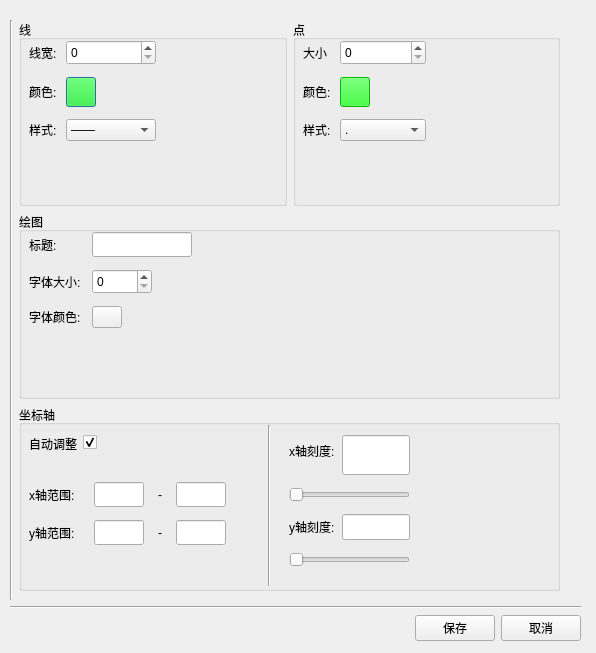
<?xml version="1.0" encoding="UTF-8"?>
<ui version="4.0">
 <class>Dialog</class>
 <widget class="QDialog" name="Dialog">
  <property name="geometry">
   <rect>
    <x>0</x>
    <y>0</y>
    <width>596</width>
    <height>653</height>
   </rect>
  </property>
  <property name="sizePolicy">
   <sizepolicy hsizetype="Fixed" vsizetype="Fixed">
    <horstretch>0</horstretch>
    <verstretch>0</verstretch>
   </sizepolicy>
  </property>
  <property name="windowTitle">
   <string>Dialog</string>
  </property>
  <widget class="QWidget" name="verticalLayoutWidget">
   <property name="geometry">
    <rect>
     <x>10</x>
     <y>20</y>
     <width>571</width>
     <height>621</height>
    </rect>
   </property>
   <layout class="QVBoxLayout" name="verticalLayout">
    <item>
     <layout class="QHBoxLayout" name="horizontalLayout">
      <item>
       <widget class="Line" name="line">
        <property name="orientation">
         <enum>Qt::Vertical</enum>
        </property>
       </widget>
      </item>
      <item>
       <widget class="QStackedWidget" name="stackedWidget">
        <property name="sizePolicy">
         <sizepolicy hsizetype="Expanding" vsizetype="Preferred">
          <horstretch>0</horstretch>
          <verstretch>0</verstretch>
         </sizepolicy>
        </property>
        <property name="maximumSize">
         <size>
          <width>1000</width>
          <height>16777215</height>
         </size>
        </property>
        <property name="currentIndex">
         <number>0</number>
        </property>
        <widget class="QWidget" name="page_5">
         <widget class="QWidget" name="verticalLayoutWidget_2">
          <property name="geometry">
           <rect>
            <x>0</x>
            <y>0</y>
            <width>541</width>
            <height>571</height>
           </rect>
          </property>
          <layout class="QVBoxLayout" name="verticalLayout_3">
           <item>
            <layout class="QHBoxLayout" name="horizontalLayout_4">
             <item>
              <widget class="QGroupBox" name="groupBox_3">
               <property name="title">
                <string>线</string>
               </property>
               <widget class="QWidget" name="formLayoutWidget">
                <property name="geometry">
                 <rect>
                  <x>10</x>
                  <y>20</y>
                  <width>127</width>
                  <height>131</height>
                 </rect>
                </property>
                <layout class="QFormLayout" name="formLayout">
                 <property name="verticalSpacing">
                  <number>12</number>
                 </property>
                 <item row="1" column="0">
                  <widget class="QLabel" name="label_5">
                   <property name="minimumSize">
                    <size>
                     <width>0</width>
                     <height>25</height>
                    </size>
                   </property>
                   <property name="text">
                    <string>线宽:</string>
                   </property>
                  </widget>
                 </item>
                 <item row="1" column="1">
                  <widget class="QSpinBox" name="spinBox_3">
                   <property name="sizePolicy">
                    <sizepolicy hsizetype="Minimum" vsizetype="Fixed">
                     <horstretch>0</horstretch>
                     <verstretch>0</verstretch>
                    </sizepolicy>
                   </property>
                   <property name="minimumSize">
                    <size>
                     <width>0</width>
                     <height>25</height>
                    </size>
                   </property>
                  </widget>
                 </item>
                 <item row="2" column="0">
                  <widget class="QLabel" name="label_4">
                   <property name="text">
                    <string>颜色: </string>
                   </property>
                  </widget>
                 </item>
                 <item row="3" column="0">
                  <widget class="QLabel" name="label_6">
                   <property name="text">
                    <string>样式:</string>
                   </property>
                  </widget>
                 </item>
                 <item row="3" column="1">
                  <widget class="QComboBox" name="comboBox">
                   <item>
                    <property name="text">
                     <string>——</string>
                    </property>
                   </item>
                   <item>
                    <property name="text">
                     <string>......</string>
                    </property>
                   </item>
                   <item>
                    <property name="text">
                     <string>-.-.-.</string>
                    </property>
                   </item>
                   <item>
                    <property name="text">
                     <string>------</string>
                    </property>
                   </item>
                  </widget>
                 </item>
                 <item row="2" column="1">
                  <widget class="QPushButton" name="set_lineColor_btn">
                   <property name="minimumSize">
                    <size>
                     <width>30</width>
                     <height>30</height>
                    </size>
                   </property>
                   <property name="maximumSize">
                    <size>
                     <width>30</width>
                     <height>30</height>
                    </size>
                   </property>
                   <property name="styleSheet">
                    <string notr="true">background-color: rgba(0, 255, 0, 255);</string>
                   </property>
                   <property name="text">
                    <string/>
                   </property>
                  </widget>
                 </item>
                </layout>
               </widget>
              </widget>
             </item>
             <item>
              <widget class="QGroupBox" name="groupBox">
               <property name="title">
                <string>点</string>
               </property>
               <widget class="QWidget" name="formLayoutWidget_3">
                <property name="geometry">
                 <rect>
                  <x>10</x>
                  <y>20</y>
                  <width>123</width>
                  <height>131</height>
                 </rect>
                </property>
                <layout class="QFormLayout" name="formLayout_3">
                 <property name="verticalSpacing">
                  <number>12</number>
                 </property>
                 <item row="1" column="0">
                  <widget class="QLabel" name="label_10">
                   <property name="minimumSize">
                    <size>
                     <width>0</width>
                     <height>25</height>
                    </size>
                   </property>
                   <property name="text">
                    <string>大小</string>
                   </property>
                  </widget>
                 </item>
                 <item row="1" column="1">
                  <widget class="QSpinBox" name="spinBox_4">
                   <property name="sizePolicy">
                    <sizepolicy hsizetype="Minimum" vsizetype="Fixed">
                     <horstretch>0</horstretch>
                     <verstretch>0</verstretch>
                    </sizepolicy>
                   </property>
                   <property name="minimumSize">
                    <size>
                     <width>0</width>
                     <height>25</height>
                    </size>
                   </property>
                  </widget>
                 </item>
                 <item row="2" column="0">
                  <widget class="QLabel" name="label_11">
                   <property name="text">
                    <string>颜色: </string>
                   </property>
                  </widget>
                 </item>
                 <item row="3" column="0">
                  <widget class="QLabel" name="label_12">
                   <property name="text">
                    <string>样式:</string>
                   </property>
                  </widget>
                 </item>
                 <item row="3" column="1">
                  <widget class="QComboBox" name="comboBox_3">
                   <item>
                    <property name="text">
                     <string>.</string>
                    </property>
                   </item>
                   <item>
                    <property name="text">
                     <string>,</string>
                    </property>
                   </item>
                   <item>
                    <property name="text">
                     <string>o</string>
                    </property>
                   </item>
                   <item>
                    <property name="text">
                     <string>^</string>
                    </property>
                   </item>
                   <item>
                    <property name="text">
                     <string>v</string>
                    </property>
                   </item>
                   <item>
                    <property name="text">
                     <string>s</string>
                    </property>
                   </item>
                   <item>
                    <property name="text">
                     <string>D</string>
                    </property>
                   </item>
                   <item>
                    <property name="text">
                     <string>h</string>
                    </property>
                   </item>
                  </widget>
                 </item>
                 <item row="2" column="1">
                  <widget class="QPushButton" name="set_pointColor_btn">
                   <property name="minimumSize">
                    <size>
                     <width>30</width>
                     <height>30</height>
                    </size>
                   </property>
                   <property name="maximumSize">
                    <size>
                     <width>30</width>
                     <height>30</height>
                    </size>
                   </property>
                   <property name="styleSheet">
                    <string notr="true">background-color: rgba(0, 255, 0, 255);</string>
                   </property>
                   <property name="text">
                    <string/>
                   </property>
                  </widget>
                 </item>
                </layout>
               </widget>
              </widget>
             </item>
            </layout>
           </item>
           <item>
            <widget class="QGroupBox" name="groupBox_2">
             <property name="title">
              <string>绘图</string>
             </property>
             <widget class="QWidget" name="formLayoutWidget_2">
              <property name="geometry">
               <rect>
                <x>10</x>
                <y>20</y>
                <width>201</width>
                <height>121</height>
               </rect>
              </property>
              <layout class="QFormLayout" name="formLayout_2">
               <property name="fieldGrowthPolicy">
                <enum>QFormLayout::ExpandingFieldsGrow</enum>
               </property>
               <property name="rowWrapPolicy">
                <enum>QFormLayout::DontWrapRows</enum>
               </property>
               <property name="labelAlignment">
                <set>Qt::AlignLeading|Qt::AlignLeft|Qt::AlignVCenter</set>
               </property>
               <property name="formAlignment">
                <set>Qt::AlignLeading|Qt::AlignLeft|Qt::AlignTop</set>
               </property>
               <property name="horizontalSpacing">
                <number>8</number>
               </property>
               <property name="verticalSpacing">
                <number>12</number>
               </property>
               <item row="1" column="0">
                <widget class="QLabel" name="label_7">
                 <property name="minimumSize">
                  <size>
                   <width>0</width>
                   <height>25</height>
                  </size>
                 </property>
                 <property name="text">
                  <string>标题:</string>
                 </property>
                </widget>
               </item>
               <item row="1" column="1">
                <widget class="QLineEdit" name="lineEdit">
                 <property name="minimumSize">
                  <size>
                   <width>60</width>
                   <height>25</height>
                  </size>
                 </property>
                 <property name="maximumSize">
                  <size>
                   <width>100</width>
                   <height>16777215</height>
                  </size>
                 </property>
                </widget>
               </item>
               <item row="2" column="0">
                <widget class="QLabel" name="label_14">
                 <property name="minimumSize">
                  <size>
                   <width>0</width>
                   <height>25</height>
                  </size>
                 </property>
                 <property name="text">
                  <string>字体大小:</string>
                 </property>
                </widget>
               </item>
               <item row="2" column="1">
                <widget class="QSpinBox" name="spinBox_5">
                 <property name="sizePolicy">
                  <sizepolicy hsizetype="Minimum" vsizetype="Fixed">
                   <horstretch>0</horstretch>
                   <verstretch>0</verstretch>
                  </sizepolicy>
                 </property>
                 <property name="minimumSize">
                  <size>
                   <width>60</width>
                   <height>25</height>
                  </size>
                 </property>
                 <property name="maximumSize">
                  <size>
                   <width>120</width>
                   <height>16777215</height>
                  </size>
                 </property>
                </widget>
               </item>
               <item row="3" column="0">
                <widget class="QLabel" name="label_15">
                 <property name="text">
                  <string>字体颜色: </string>
                 </property>
                </widget>
               </item>
               <item row="3" column="1">
                <widget class="QPushButton" name="pushButton_7">
                 <property name="maximumSize">
                  <size>
                   <width>30</width>
                   <height>30</height>
                  </size>
                 </property>
                 <property name="text">
                  <string/>
                 </property>
                 <property name="flat">
                  <bool>false</bool>
                 </property>
                </widget>
               </item>
              </layout>
             </widget>
            </widget>
           </item>
           <item>
            <layout class="QHBoxLayout" name="horizontalLayout_3">
             <item>
              <widget class="QGroupBox" name="groupBox_4">
               <property name="title">
                <string>坐标轴</string>
               </property>
               <widget class="QWidget" name="formLayoutWidget_5">
                <property name="geometry">
                 <rect>
                  <x>270</x>
                  <y>30</y>
                  <width>121</width>
                  <height>132</height>
                 </rect>
                </property>
                <layout class="QFormLayout" name="formLayout_5">
                 <property name="fieldGrowthPolicy">
                  <enum>QFormLayout::AllNonFixedFieldsGrow</enum>
                 </property>
                 <property name="rowWrapPolicy">
                  <enum>QFormLayout::DontWrapRows</enum>
                 </property>
                 <property name="horizontalSpacing">
                  <number>7</number>
                 </property>
                 <property name="verticalSpacing">
                  <number>12</number>
                 </property>
                 <item row="0" column="0">
                  <widget class="QLabel" name="Label_2">
                   <property name="sizePolicy">
                    <sizepolicy hsizetype="Expanding" vsizetype="Preferred">
                     <horstretch>0</horstretch>
                     <verstretch>0</verstretch>
                    </sizepolicy>
                   </property>
                   <property name="maximumSize">
                    <size>
                     <width>120</width>
                     <height>16777215</height>
                    </size>
                   </property>
                   <property name="text">
                    <string>x轴刻度:</string>
                   </property>
                  </widget>
                 </item>
                 <item row="0" column="1">
                  <widget class="QLineEdit" name="yLineEdit_2">
                   <property name="sizePolicy">
                    <sizepolicy hsizetype="Expanding" vsizetype="Expanding">
                     <horstretch>0</horstretch>
                     <verstretch>0</verstretch>
                    </sizepolicy>
                   </property>
                   <property name="minimumSize">
                    <size>
                     <width>40</width>
                     <height>25</height>
                    </size>
                   </property>
                   <property name="maximumSize">
                    <size>
                     <width>16777215</width>
                     <height>40</height>
                    </size>
                   </property>
                  </widget>
                 </item>
                 <item row="1" column="0" colspan="2">
                  <widget class="QSlider" name="horizontalSlider">
                   <property name="orientation">
                    <enum>Qt::Horizontal</enum>
                   </property>
                  </widget>
                 </item>
                 <item row="2" column="0">
                  <widget class="QLabel" name="yLabel">
                   <property name="text">
                    <string>y轴刻度:</string>
                   </property>
                  </widget>
                 </item>
                 <item row="2" column="1">
                  <widget class="QLineEdit" name="yLineEdit">
                   <property name="minimumSize">
                    <size>
                     <width>0</width>
                     <height>25</height>
                    </size>
                   </property>
                   <property name="maximumSize">
                    <size>
                     <width>16777215</width>
                     <height>40</height>
                    </size>
                   </property>
                  </widget>
                 </item>
                 <item row="3" column="0" colspan="2">
                  <widget class="QSlider" name="horizontalSlider_2">
                   <property name="orientation">
                    <enum>Qt::Horizontal</enum>
                   </property>
                  </widget>
                 </item>
                </layout>
               </widget>
               <widget class="Line" name="line_3">
                <property name="geometry">
                 <rect>
                  <x>240</x>
                  <y>20</y>
                  <width>20</width>
                  <height>161</height>
                 </rect>
                </property>
                <property name="orientation">
                 <enum>Qt::Vertical</enum>
                </property>
               </widget>
               <widget class="QWidget" name="gridLayoutWidget">
                <property name="geometry">
                 <rect>
                  <x>10</x>
                  <y>70</y>
                  <width>197</width>
                  <height>79</height>
                 </rect>
                </property>
                <layout class="QGridLayout" name="gridLayout">
                 <item row="0" column="0">
                  <widget class="QLabel" name="label_3">
                   <property name="maximumSize">
                    <size>
                     <width>100</width>
                     <height>16777215</height>
                    </size>
                   </property>
                   <property name="text">
                    <string>x轴范围:</string>
                   </property>
                  </widget>
                 </item>
                 <item row="1" column="0">
                  <widget class="QLabel" name="label_13">
                   <property name="maximumSize">
                    <size>
                     <width>100</width>
                     <height>16777215</height>
                    </size>
                   </property>
                   <property name="text">
                    <string>y轴范围:</string>
                   </property>
                  </widget>
                 </item>
                 <item row="1" column="2">
                  <widget class="QLabel" name="label_2">
                   <property name="maximumSize">
                    <size>
                     <width>20</width>
                     <height>16777215</height>
                    </size>
                   </property>
                   <property name="text">
                    <string>-</string>
                   </property>
                   <property name="alignment">
                    <set>Qt::AlignCenter</set>
                   </property>
                  </widget>
                 </item>
                 <item row="1" column="1">
                  <widget class="QLineEdit" name="lineEdit_4">
                   <property name="minimumSize">
                    <size>
                     <width>0</width>
                     <height>25</height>
                    </size>
                   </property>
                   <property name="maximumSize">
                    <size>
                     <width>50</width>
                     <height>16777215</height>
                    </size>
                   </property>
                  </widget>
                 </item>
                 <item row="0" column="2">
                  <widget class="QLabel" name="label">
                   <property name="maximumSize">
                    <size>
                     <width>20</width>
                     <height>16777215</height>
                    </size>
                   </property>
                   <property name="text">
                    <string>-</string>
                   </property>
                   <property name="alignment">
                    <set>Qt::AlignCenter</set>
                   </property>
                  </widget>
                 </item>
                 <item row="1" column="3">
                  <widget class="QLineEdit" name="lineEdit_5">
                   <property name="minimumSize">
                    <size>
                     <width>0</width>
                     <height>25</height>
                    </size>
                   </property>
                   <property name="maximumSize">
                    <size>
                     <width>50</width>
                     <height>16777215</height>
                    </size>
                   </property>
                  </widget>
                 </item>
                 <item row="0" column="1">
                  <widget class="QLineEdit" name="lineEdit_2">
                   <property name="minimumSize">
                    <size>
                     <width>0</width>
                     <height>25</height>
                    </size>
                   </property>
                   <property name="maximumSize">
                    <size>
                     <width>50</width>
                     <height>16777215</height>
                    </size>
                   </property>
                  </widget>
                 </item>
                 <item row="0" column="3">
                  <widget class="QLineEdit" name="lineEdit_3">
                   <property name="minimumSize">
                    <size>
                     <width>0</width>
                     <height>25</height>
                    </size>
                   </property>
                   <property name="maximumSize">
                    <size>
                     <width>50</width>
                     <height>16777215</height>
                    </size>
                   </property>
                  </widget>
                 </item>
                </layout>
               </widget>
               <widget class="QWidget" name="formLayoutWidget_4">
                <property name="geometry">
                 <rect>
                  <x>10</x>
                  <y>30</y>
                  <width>89</width>
                  <height>21</height>
                 </rect>
                </property>
                <layout class="QFormLayout" name="formLayout_4">
                 <item row="0" column="0">
                  <widget class="QLabel" name="Label">
                   <property name="text">
                    <string>自动调整</string>
                   </property>
                  </widget>
                 </item>
                 <item row="0" column="1">
                  <widget class="QCheckBox" name="CheckBox">
                   <property name="checked">
                    <bool>true</bool>
                   </property>
                  </widget>
                 </item>
                </layout>
               </widget>
              </widget>
             </item>
            </layout>
           </item>
          </layout>
         </widget>
        </widget>
        <widget class="QWidget" name="page_6"/>
       </widget>
      </item>
     </layout>
    </item>
    <item>
     <widget class="Line" name="line_2">
      <property name="orientation">
       <enum>Qt::Horizontal</enum>
      </property>
     </widget>
    </item>
    <item>
     <layout class="QHBoxLayout" name="horizontalLayout_2">
      <item>
       <spacer name="horizontalSpacer">
        <property name="orientation">
         <enum>Qt::Horizontal</enum>
        </property>
        <property name="sizeHint" stdset="0">
         <size>
          <width>40</width>
          <height>20</height>
         </size>
        </property>
       </spacer>
      </item>
      <item>
       <widget class="QPushButton" name="pushButton">
        <property name="text">
         <string>保存</string>
        </property>
       </widget>
      </item>
      <item>
       <widget class="QPushButton" name="pushButton_2">
        <property name="text">
         <string>取消</string>
        </property>
       </widget>
      </item>
     </layout>
    </item>
   </layout>
  </widget>
 </widget>
 <resources/>
 <connections/>
</ui>
